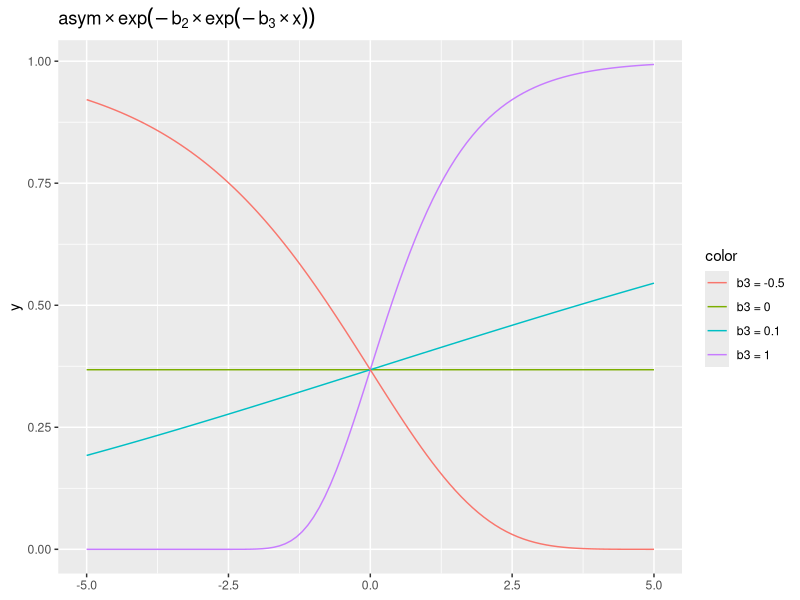
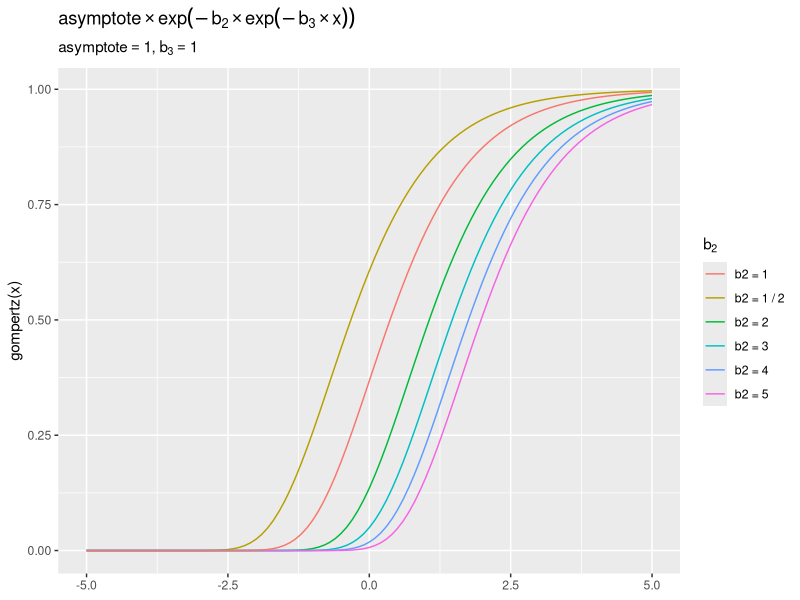
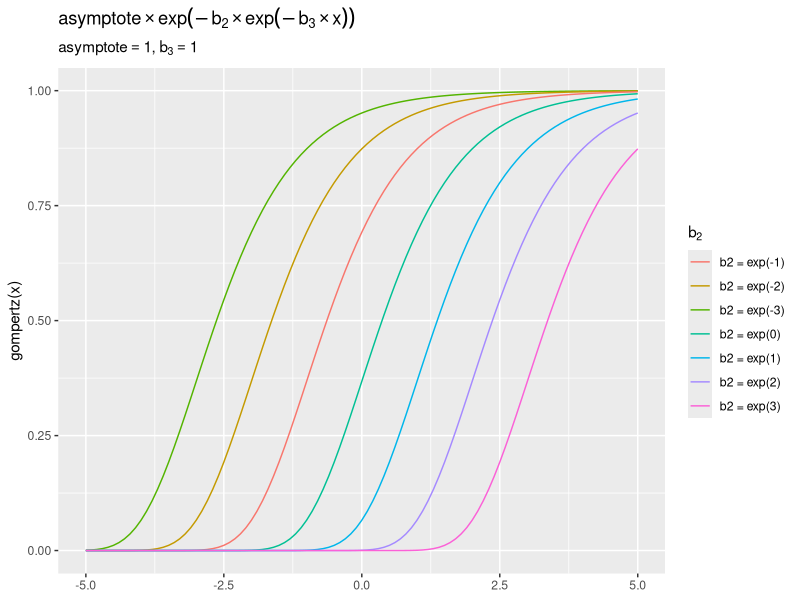
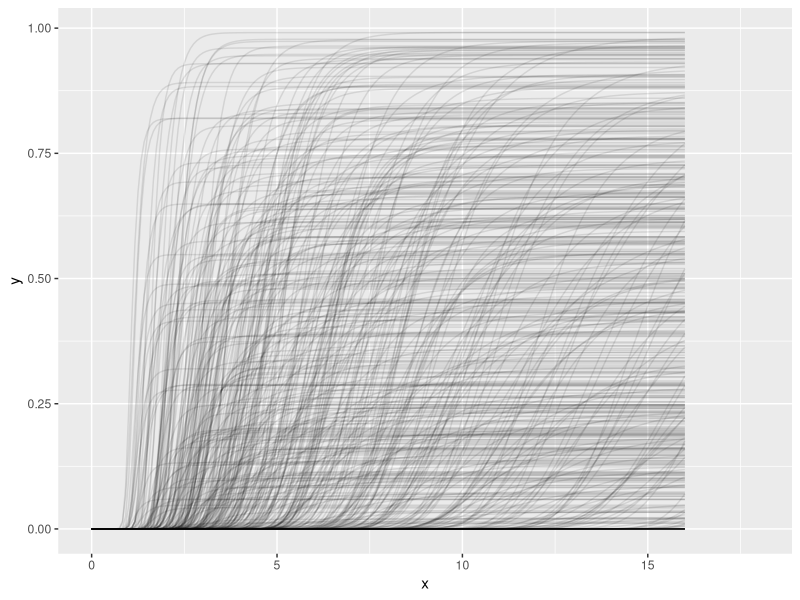
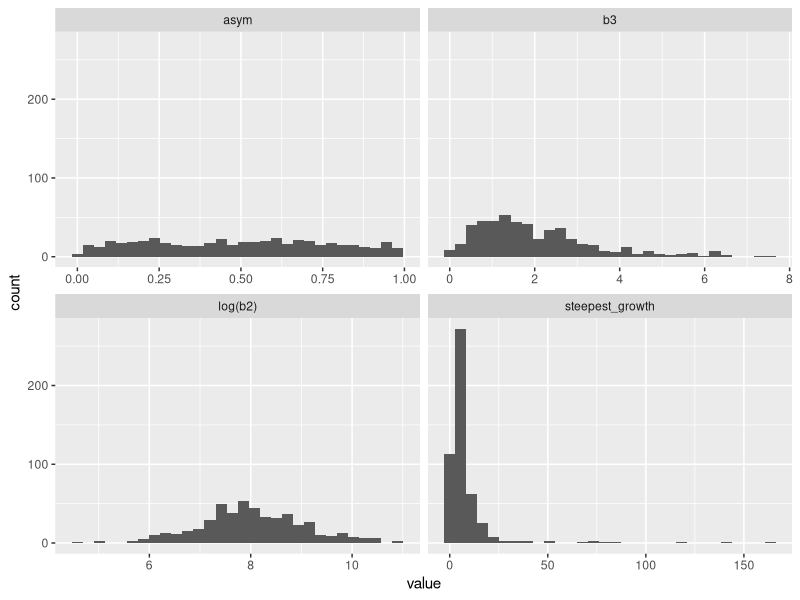

Write R code to recreate these figures, in order.
## ---- chunk 1
library(tidyverse)
# fit <- targets::tar_read(fit)
# fit
## ---- chunk 2
library(tidyverse)

gompertz <- function(xs, asym, b2, b3) {
  asym * exp(-b2 * exp(-b3 * xs))
}

# Make a quick ggplot2 layer of the gompertz function
stat_gompertz <- function(focus, asym, b2, b3, ...) {
  # show what i typed, not the values
  b2 <- rlang::enexpr(b2)
  asym <- rlang::enexpr(asym)
  b3 <- rlang::enexpr(b3)
  labs <- list(
    asym = rlang::expr_deparse(asym), 
    b2 = rlang::expr_deparse(b2), 
    b3 = rlang::expr_deparse(b3)
  )
  rlang::dots_list(asym, b2, b3, .named = TRUE)
  color <- sprintf("%s = %s", focus, labs[[focus]])
  stat_function(
    aes(color = color),
    fun = gompertz, 
    args = rlang::inject(list(asym = !! asym, b2 = !! b2, b3 = !! b3)),
    ...
  )
}

ggplot() + 
  xlim(-5, 5) +
  stat_gompertz("b3", 1, 1, 1) +
  stat_gompertz("b3", 1, 1, 0) +
  stat_gompertz("b3", 1, 1, .1) + 
  stat_gompertz("b3", 1, 1, -.5) +
  ggtitle(
      expression(asym %*% exp(-b[2] %*% exp(-b[3] %*% x)))
  )
## ---- chunk 3
ggplot() + 
  xlim(-5, 5) +
  stat_gompertz("b2", 1, 1/2, 1) +
  stat_gompertz("b2", 1, 2, 1) +
  stat_gompertz("b2", 1, 3, 1) +
  stat_gompertz("b2", 1, 4, 1) +
  stat_gompertz("b2", 1, 5, 1) +
  stat_gompertz("b2", 1, 1, 1) + 
  ggtitle(
    expression(asymptote %*% exp(-b[2] %*% exp(-b[3] %*% x)))
  ) +
  labs(
    y = "gompertz(x)",
    color = expression(b[2]),
    subtitle = expression(paste(asymptote == 1, ", ", b[3] == 1))
  )
## ---- chunk 4
ggplot() + 
  xlim(-5, 5) +
  stat_gompertz("b2", 1, exp(-3), 1) +
  stat_gompertz("b2", 1, exp(-2), 1) +
  stat_gompertz("b2", 1, exp(-1), 1) +
  stat_gompertz("b2", 1, exp(0), 1) +
  stat_gompertz("b2", 1, exp(1), 1) +
  stat_gompertz("b2", 1, exp(2), 1) +
  stat_gompertz("b2", 1, exp(3), 1) +
  ggtitle(
    expression(asymptote %*% exp(-b[2] %*% exp(-b[3] %*% x)))
  ) +
  labs(
    y = "gompertz(x)",
    color = expression(b[2]),
    subtitle = expression(paste(asymptote == 1, ", ", b[3] == 1))
  )
## ---- chunk 5
library(tidyverse)

gompertz <- function(xs, asym, b2, b3) {
  asym * exp(-b2 * exp(-b3 * xs))
}

asym <- 1
b2 <- rnorm(50, 5, 2)
b3 <- 1
gompertz_grid <- function(xs, asym, b2, b3, expand = TRUE) {
  if (expand) {
  d <- expand.grid(asym = asym, b2 = b2, b3 = b3) |> 
    tibble::rowid_to_column(".draw")
  } else {
    d <- data.frame(asym = asym, b2 = b2, b3 = b3) |> 
      tibble::rowid_to_column(".draw")
  }
  
  expand.grid(.draw = d$.draw, x = xs) |> 
    dplyr::left_join(d, by = ".draw", relationship = "many-to-many") |> 
    dplyr::mutate(
      y = gompertz(x, asym, b2, b3)
    )
}


xs <- 0:192
x <- (xs / 12)

d <- gompertz_grid(
  x, 
  asym = plogis(rnorm(500, 0, 1.5)),
  b2 = rlnorm(500, 8, 1),
  b3 = rgamma(500, 2, 1),
  expand = FALSE
)

d_draw <- d |> 
  distinct(.draw, asym, b2, b3) |> 
  mutate(
    steepest_growth = log(b2) / b3,
    `log(b2)` = log(b2)
  ) |> 
  select(-b2) |> 
  tidyr::pivot_longer(-.draw)

library(patchwork)
ggplot(d) + 
  aes(x = x, y = y) + 
  geom_line(aes(group = .draw), alpha = .1) +
  xlim(0, 18) 
    
ggplot(d_draw) + 
  aes(x = value) + 
  geom_histogram() +
  facet_wrap("name", scales = "free_x")
